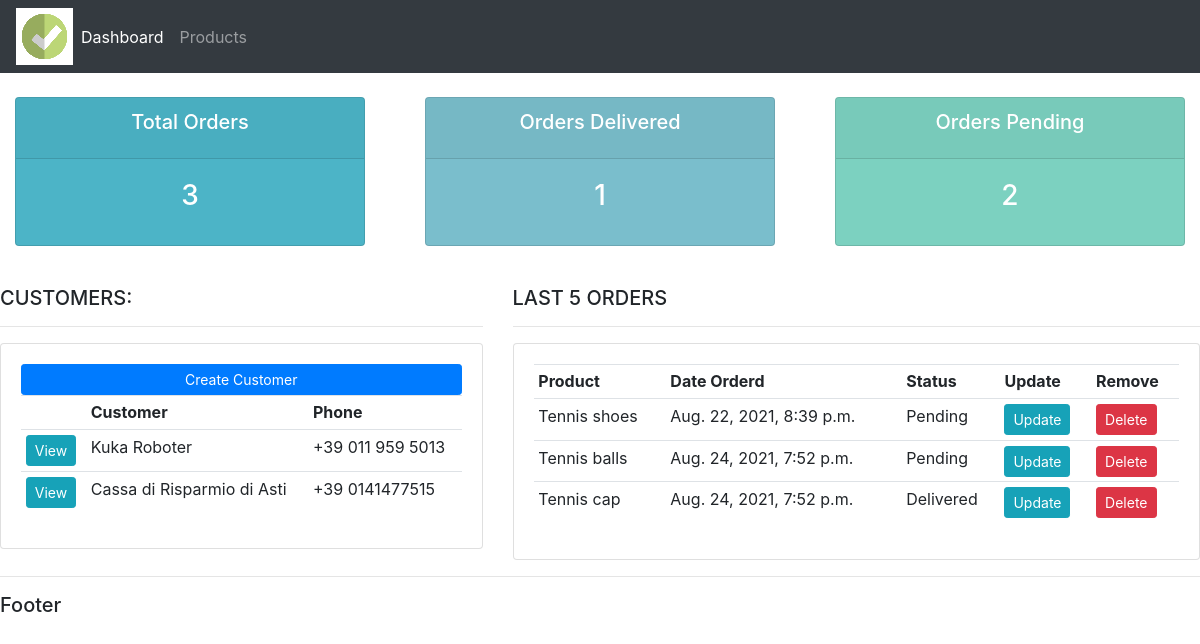
The app's page /, older data.
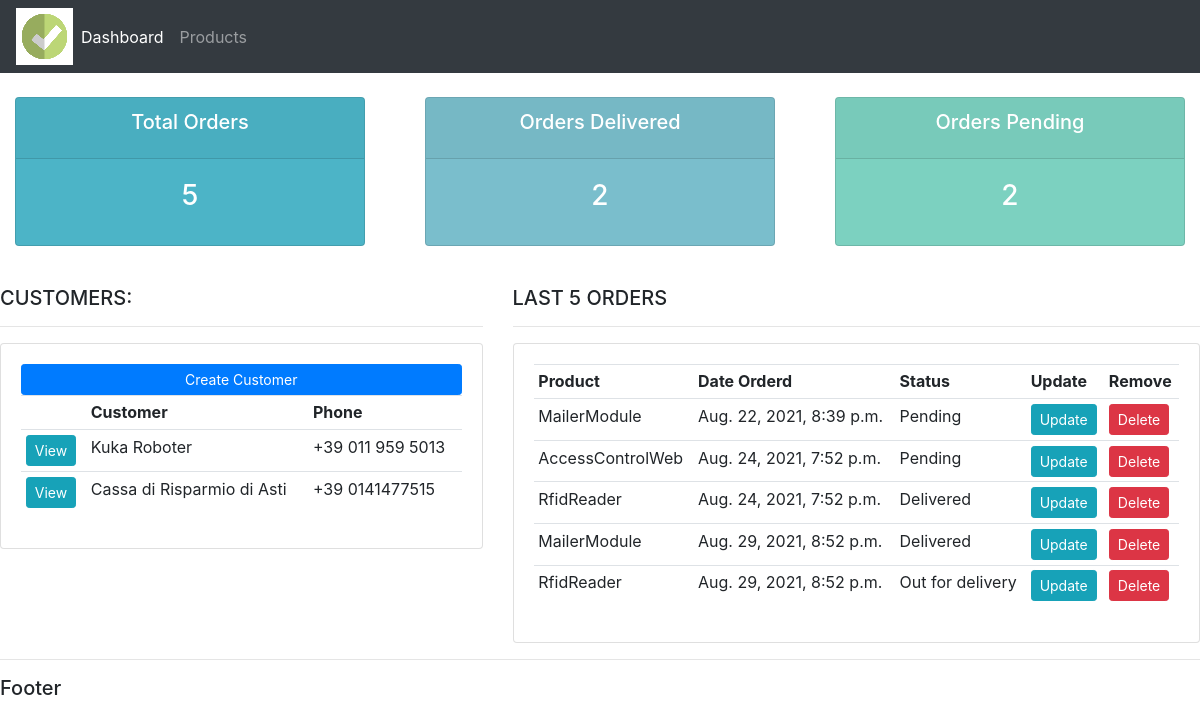
The same page, newer data.
### accounts/models.py (models this page shows, shortened)
class Customer(models.Model):
    name = models.CharField(max_length=200, null=True)     # String
    phone = models.CharField(max_length=200, null=True, blank=True)     # String
    address = models.CharField(max_length=200, null=True, blank=True)   # String
    email = models.CharField(max_length=200, null=True)     # String
    date_created = models.DateTimeField(auto_now_add=True)  # Timestamp

class Order(models.Model):
    STATUS = (
        ('Pending','Pending'),
        ('Out for delivery','Out for delivery'),
        ('Delivered','Delivered')
    )
    customer = models.ForeignKey(Customer, null=True, on_delete = models.SET_NULL)
    product = models.ForeignKey(Product, null=True, on_delete=models.SET_NULL)
    date_created = models.DateTimeField(auto_now_add=True)  # Timestamp
    status = models.CharField(max_length=200, null=True, choices=STATUS)     # String with dropdown choices
    notes = models.CharField(max_length=200, null=True, blank=True)

class Product(models.Model):
    CATEGORY = (
        ('Hardware','Hardware'),
        ('Software','Software'),
    )
    name = models.CharField(max_length=200, null=True)     # String
    price = models.FloatField(null=True)                    # Float
    category = models.CharField(max_length=200, null=True, choices=CATEGORY)     # String
    description = models.CharField(max_length=200, null=True, blank=True)     # String, can be blank
    date_created = models.DateTimeField(auto_now_add=True)  # Timestamp
    tag = models.ManyToManyField(Tag)
    def __str__(self):
        return self.name

### accounts/views.py (the view)
# urls.py: path('', views.home, name="home"),
def home(request):
    orders = Order.objects.all()
    customers = Customer.objects.all()
    total_customers = customers.count()
    total_orders = orders.count()
    delivered_orders = orders.filter(status='Delivered').count()
    pending_orders = orders.filter(status='Pending').count()
    context = {
        'orders':orders,
        'customers':customers,
        'total_orders':total_orders,
        'delivered_orders':delivered_orders,
        'pending_orders':pending_orders
    }
    return render(request, 'accounts/dashboard.html', context)

### accounts/templates/accounts/dashboard.html
{% extends 'accounts/main.html' %}
{% block content %}
{% include 'accounts/status.html' %}
<br>
<div class="row">
	<div class="col-md-5">
		<h5>CUSTOMERS:</h5>
		<hr>
		<div class="card card-body">
			<a class="btn btn-primary btn-sm btn-block" href="">Create Customer</a>
			<table class="table table-sm">
				<tr>
					<th></th>
					<th>Customer</th>
					<th>Phone</th>
					{% for customer in customers %}
					<tr>
						<td><a href="{% url 'customer' customer.id %}" class="btn btn-sm btn-info">View</a></td>
						<td>{{ customer.name }}</td>
						<td>{{ customer.phone }}</td>
					</tr>
					{% endfor %}
				</tr>
			</table>
		</div>
	</div>
	<div class="col-md-7">
		<h5>LAST 5 ORDERS</h5>
		<hr>
		<div class="card card-body">
			<table class="table table-sm">
				<tr>
					<th>Product</th>
					<th>Date Orderd</th>
					<th>Status</th>
					<th>Update</th>
					<th>Remove</th>
					{% for order in orders %}
						<tr>
							<td>{{ order.product }}</td>
							<td>{{ order.date_created}}</td>
							<td>{{ order.status}}</td>
							<td><a class="btn btn-sm btn-info" href="{% url 'update_order' order.id %}">Update</a></td>
							<td><a class="btn btn-sm btn-danger" href="{% url 'delete_order' order.id %}">Delete</a></td>
						</tr>
					{% endfor %}
				</tr>
			</table>
		</div>
	</div>
</div>
{% endblock %}

Row changes from the older to the newer data that the page shows:
changed through a linked row, Order "Aug. 22, 2021, 8:39 p.m.": product "Tennis shoes" → "MailerModule"
changed through a linked row, Order: product "Tennis balls" → "AccessControlWeb"
changed through a linked row, Order (number 3 of 5 on the later page): product "Tennis cap" → "RfidReader"
added Order: product "MailerModule", date_created "Aug. 29, 2021, 8:52 p.m.", status "Delivered"
added Order: product "RfidReader", date_created "Aug. 29, 2021, 8:52 p.m.", status "Out for delivery"
Text that changed along with them:
{{ total_orders }}: "3" → "5"
{{ delivered_orders }}: "1" → "2"
